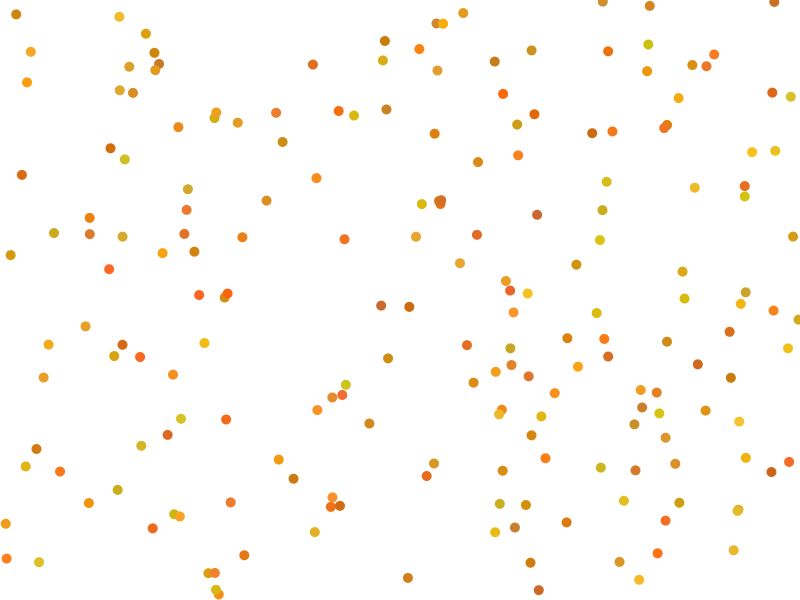
Frame 1 (no input)
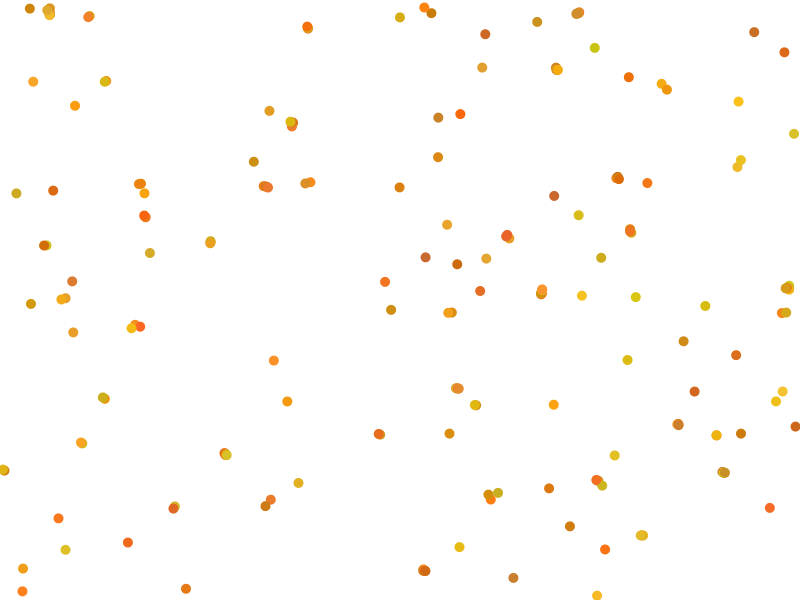
Frame 60 (the mouse pressed at the canvas centre just before this capture)
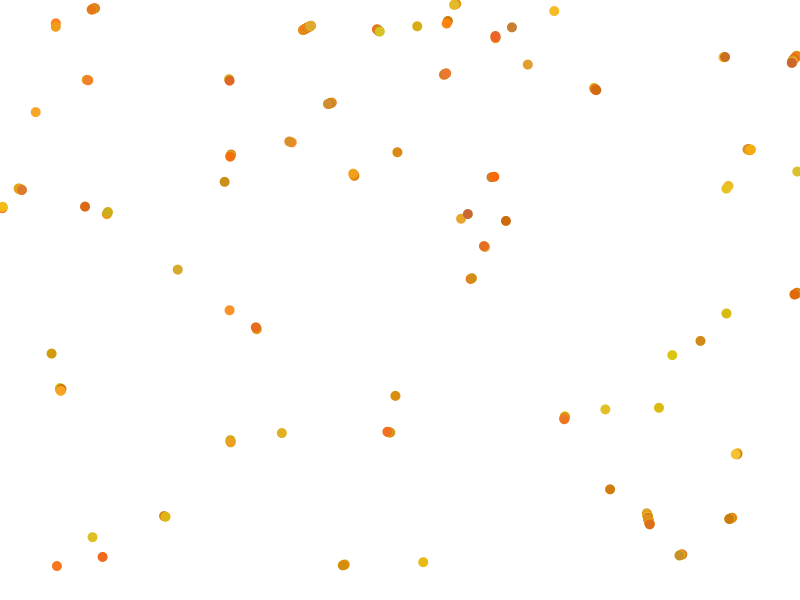
Frame 120 (the mouse held since frame 60 and released just before this capture)

The Processing sketch that drew these frames (run headless with seeded random() and noise(); from frame 60 on, the mouse is pressed at the canvas centre):

// Processing sketch: RepellerSystem
// ── RepellerSystem.pde
ParticleSystem ps;


void setup(){
  size(800,600);
  background(255);
  ps = new ParticleSystem(new PVector(width/2,height/2));
  for(int i=0;i<200;i++){
  ps.addParticle(new PVector(random(width),random(height)));
  }
}

void draw(){
  background(255);
  ps.run();
}
// ── Particle.pde
class Particle{
  PVector loc;
  PVector vel;
  PVector acc;
  float lifespan;
  float r;
  float g;
  float b;
  
    Particle(PVector l){
      loc = l.get();
      vel = new PVector(0,0);
      acc = new PVector(random(-1,1),random(-1,1));
      lifespan = 255;
      r= random(200,255);
      g= random(100,200);
      b= random(10,50);
      
    }
    
    void run(){
      update();
      display();
      edges();
    }
    
    void update(){
      vel.add(acc);
      loc.add(vel);
      vel.limit(3);
      acc.mult(0);
      //lifespan-=2;
    }
    
    void display(){
      noStroke();
      fill(r,g,b);
      ellipse(loc.x,loc.y,10,10);
    }
    
    void applyForce(PVector force){
      PVector f =  force.get();
      acc.add(f);
    }
    void edges(){
      if(loc.x<0){loc.x=0;vel.x*=-1;}
      if(loc.x>width){loc.x=width; vel.x*=-1;}
      if(loc.y<0){loc.y=0;vel.y*=-1;}
      if(loc.y>height){loc.y=height; loc.y*=-1;}
    }
    
    void repel(Particle otherP){
     PVector dist = PVector.sub(this.loc, otherP.loc);
     float d = dist.mag();
     dist.normalize();
     //dist.mult(d);
     if(d<10*1.5){
      otherP.acc.add(dist.mult(d*.1));
     }
    }
    

}
// ── ParticleSystem.pde
import java.util.Iterator;

class ParticleSystem{
  PVector origin;
  ArrayList<Particle> particles;
  
  
  ParticleSystem(PVector orig){
  origin = orig.get();
  particles = new ArrayList<Particle>();
  }
  
  void addParticle(PVector l){
   particles.add(new Particle(l.get()));
  }
  
  void addParticle(){
   particles.add(new Particle(origin));
  }
  
  void run(){
    Iterator<Particle> it = particles.iterator();
    while(it.hasNext()){
      Particle p = it.next();
      p.run();
      for(Particle n: particles){
        p.repel(n);
      }
    }
  }

}
